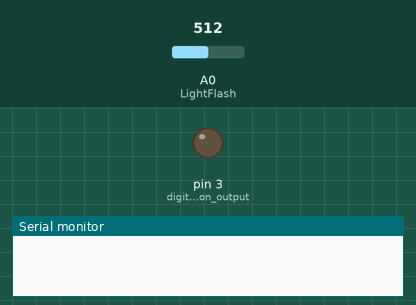
This sketch was run on a simulated Arduino Uno, built with avr-gcc and run on an emulated ATmega328P. On the bench: output pins drawn as LEDs (lit = HIGH), the last lines printed to the serial monitor. The test bench sets the inputs (shaded band); at power-on: A0 (LightFlash) = 512.

Above: at 0.05 s.
At 0.5 s:
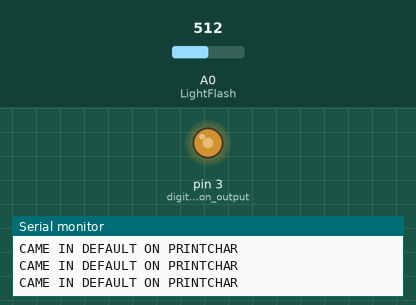
At 1.05 s:
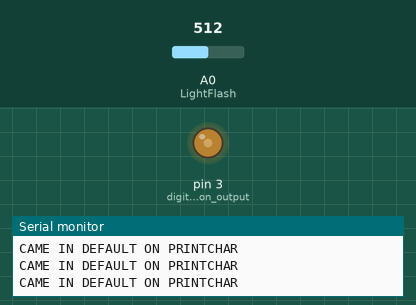
At 2.1 s:
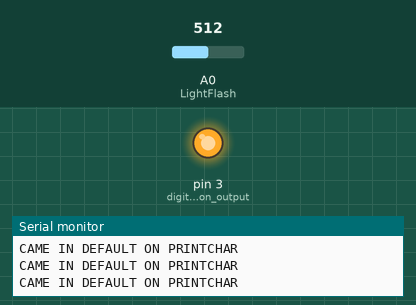
Timing chart, 0 to 5.1 s (numbered marks = the images above):
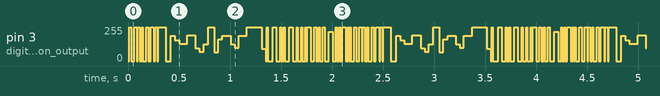

Measured:
- by itself, pin 3 (digital_PWM_3_on_output): moves between 0/255 and 255/255, repeating every 2.2 s

The sketch:

LiFi.ino
```cpp
/*

  Prototype to transfer ASCII encoded characters from transmitter to receiver via Visible Light Communication.

  Encodes characters to its assigned code and transmitts it to white LED.
  Reads an analog input pin (A0), Compare the threshold value to recognise high bit or low bit.
  Prints the results to the Serial Monitor.

  The circuit:
  -1x Solar Panal
  -3x LED
  -1x Resistance 330 Ohm
  -1x Arduino USB Cable
  -1x Arduino Uno R3
  -Some wires and a breadboard

  created 22 April. 2019
  by Kartik Kinge

  This code is in the public domain.
  https://github.com/kingekartik/LiFi-Prototype
*/

static int TRESHOLD = 70;
static unsigned int standardDelay = 10000; //10000 is limit

void setup() {
  Serial.begin(9600); // 9600 bits per second
  pinMode(3,OUTPUT); //digital PWM 3 on output
  int sensorValue = 0;
}

void loop() {
  //high A0 value is one, low A0 value is zero
  WriteChar('a');
  WriteChar('b');
  WriteChar('c');
  WriteChar('d');
  WriteChar('e');
  WriteChar('f');
  WriteChar('g');
  WriteChar('h');
  WriteChar('i');
  WriteChar('j');
  WriteChar('k');
  WriteChar('l');
  WriteChar('m');
  WriteChar('n');
  WriteChar('o');
  WriteChar('p');
  WriteChar('q');
  WriteChar('r');
  WriteChar('s');
  WriteChar('t');
  WriteChar('u');
  WriteChar('v');
  WriteChar('w');
  WriteChar('x');
  WriteChar('y');
  WriteChar('z');
}

void WriteChar(int str){
  switch (str){
    case 97:
      //code for a is 011 0001
      LightFlash(false, true, true, false, false, false, true);
      break;
    case 98:
      //code for b is 011 0010
      LightFlash(false, true, true, false, false, true, false);
      break;
    case 99:
      //code for c is 011 0011
      LightFlash(false, true, true, false, false, true, true);
      break;
    case 100:
      //code for d is 011 0100
      LightFlash(false, true, true, false, true, false, false);
      break;
    case 101:
      //code for e is 011 0101
      LightFlash(false, true, true, false, true, false, true);
      break;
    case 102:
      //code for f is 011 0110
      LightFlash(false, true, true, false, true, true, false);
      break;
    case 103:
      //code for g is 011 0111
      LightFlash(false, true, true, false, true, true, true);
      break;
    case 104:
      //code for h is 011 1000
      LightFlash(false, true, true, true, false, false, false);
      break;
    case 105:
      //code for i is 011 1001
      LightFlash(false, true, true, true, false, false, true);
      break;
    case 106:
      //code for j is 011 1010
      LightFlash(false, true, true, true, false, true, false);
      break;
    case 107:
      //code for k is 011 1011
      LightFlash(false, true, true, true, false, true, true);
      break;
    case 108:
      //code for l is 011 1100
      LightFlash(false, true, true, true, true, false, false);
      break;
    case 109:
      //code for m is 011 1101
      LightFlash(false, true, true, true, true, false, true);
      break;
    case 110:
      //code for n is 011 1110
      LightFlash(false, true, true, true, true, true, false);
      break;
    case 111:
      //code for o is 011 1111
      LightFlash(false, true, true, true, true, true, true);
      break;
    case 112:
      //code for p is 100 0000
      LightFlash(true, false, false, false, false, false, false);
      break;
    case 113:
      //code for q is 100 0001
      LightFlash(true, false, false, false, false, false, true);
      break;
    case 114:
      //code for r is 100 0010
      LightFlash(true, false, false, false, false, true, false);
      break;
    case 115:
      //code for s is 100 0011
      LightFlash(true, false, false, false, false, true, true);
      break;
    case 116:
      //code for t is 100 0100
      LightFlash(true, false, false, false, true, false, false);
      break;
    case 117:
      //code for u is 100 0101
      LightFlash(true, false, false, false, true, false, true);
      break;
    case 118:
      //code for v is 100 0110
      LightFlash(true, false, false, false, true, true, false);
      break;
    case 119:
      //code for w is 100 0111
      LightFlash(true, false, false, false, true, true, true);
      break;
    case 120:
      //code for x is 100 1000
      LightFlash(true, false, false, true, false, false, false);
      break;
    case 121:
      //code for y is 100 1001
      LightFlash(true, false, false, true, false, false, true);
      break;
    case 122:
      //code for z is 100 1010
      LightFlash(true, false, false, true, false, true, false);
      break;
    default:
      Serial.println(str);
      Serial.println("CAME IN DEFAULT IN WRITECHAR");
      break;
  }
}

void LightFlash(boolean a, boolean b, boolean c, boolean d, boolean e, boolean f, boolean g){


  digitalWrite(3,LOW);
  if (a == true){
    digitalWrite(3,HIGH);
  }
  delayMicroseconds(standardDelay/2);
  boolean sensorValue1 = (analogRead(A0)<TRESHOLD);
  delayMicroseconds(standardDelay/2);

  digitalWrite(3,LOW);
  if (b == true){
    digitalWrite(3,HIGH);
  }
  delayMicroseconds(standardDelay/2);
  boolean sensorValue2 = (analogRead(A0)<TRESHOLD);
  delayMicroseconds(standardDelay/2);

  digitalWrite(3,LOW);
  if (c == true){
    digitalWrite(3,HIGH);
  }
  delayMicroseconds(standardDelay/2);
  boolean sensorValue3 = (analogRead(A0)<TRESHOLD);
  delayMicroseconds(standardDelay/2);

  digitalWrite(3,LOW);
  if (d == true){
    digitalWrite(3,HIGH);
  }
  delayMicroseconds(standardDelay/2);
  boolean sensorValue4 = (analogRead(A0)<TRESHOLD);
  delayMicroseconds(standardDelay/2);

  digitalWrite(3,LOW);
  if (e == true){
    digitalWrite(3,HIGH);
  }
  delayMicroseconds(standardDelay/2);
  boolean sensorValue5 = (analogRead(A0)<TRESHOLD);
  delayMicroseconds(standardDelay/2);

  digitalWrite(3,LOW);
  if (f == true){
    digitalWrite(3,HIGH);
  }
  delayMicroseconds(standardDelay/2);
  boolean sensorValue6 = (analogRead(A0)<TRESHOLD);
  delayMicroseconds(standardDelay/2);

  digitalWrite(3,LOW);
  if (g == true){
    digitalWrite(3,HIGH);
  }
  delayMicroseconds(standardDelay/2);
  boolean sensorValue7 = (analogRead(A0)<TRESHOLD);
  delayMicroseconds(standardDelay/2);
  delayMicroseconds(3*standardDelay); //1 second passed

  long result = 0;

  result = 1000000*sensorValue1 + 100000*sensorValue2 + 10000*sensorValue3
  + 1000*sensorValue4 + 100*sensorValue5 + 10*sensorValue6 + 1*sensorValue7;

  //Serial.println(result);
  PrintChar(result);
}

void PrintChar(long binary){
  switch (binary){
    case 110001:
      //code for a is 011 0001
      Serial.println("a");
      break;
    case 110010:
      //code for b is 011 0010
      Serial.println("b");
      break;
    case 110011:
      //code for c is 011 0011
      Serial.println("c");
      break;
    case 110100:
      //code for d is 011 0100
      Serial.println("d");
      break;
    case 110101:
      //code for e is 011 0101
      Serial.println("e");
      break;
    case 110110:
      //code for f is 011 0110
      Serial.println("f");
      break;
    case 110111:
      //code for g is 011 0111
      Serial.println("g");
      break;
    case 111000:
      //code for h is 011 1000
      Serial.println("h");
      break;
    case 111001:
      //code for i is 011 1001
      Serial.println("i");
      break;
    case 111010:
      //code for j is 011 1010
      Serial.println("j");
      break;
    case 111011:
      //code for k is 011 1011
      Serial.println("k");
      break;
    case 111100:
      //code for l is 011 1100
      Serial.println("l");
      break;
    case 111101:
      //code for m is 011 1101
      Serial.println("m");
      break;
    case 111110:
      //code for n is 011 1110
      Serial.println("n");
      break;
    case 111111:
      //code for o is 011 1111
      Serial.println("o");
      break;
    case 1000000:
      //code for p is 100 0000
      Serial.println("p");
      break;
    case 1000001:
      //code for q is 100 0001
      Serial.println("q");
      break;
    case 1000010:
      //code for r is 100 0010
      Serial.println("r");
      break;
    case 1000011:
      //code for s is 100 0011
      Serial.println("s");
      break;
    case 1000100:
      //code for t is 100 0100
      Serial.println("t");
      break;
    case 1000101:
      //code for u is 100 0101
      Serial.println("u");
      break;
    case 1000110:
      //code for v is 100 0110
      Serial.println("v");
      break;
    case 1000111:
      //code for w is 100 0111
      Serial.println("w");
      break;
    case 1001000:
      //code for x is 100 1000
      Serial.println("x");
      break;
    case 1001001:
      //code for y is 100 1001
      Serial.println("y");
      break;
    case 1001010:
      //code for z is 100 1010
      Serial.println("z");
      break;
    case 11000:
      Serial.println("Debug 1: character not recognised");
      break;
    case 1011001:
      Serial.println("Debug 2: character not recognised");
      break;
    case 100001:
      Serial.println("Debug 3: character not recognised");
      break;
    case 1011000:
      Serial.println("Debug 4: character not recognised");
      break;
    default:
      //Serial.println(binary);
      Serial.println("CAME IN DEFAULT ON PRINTCHAR");
      break;
  }
}
```
